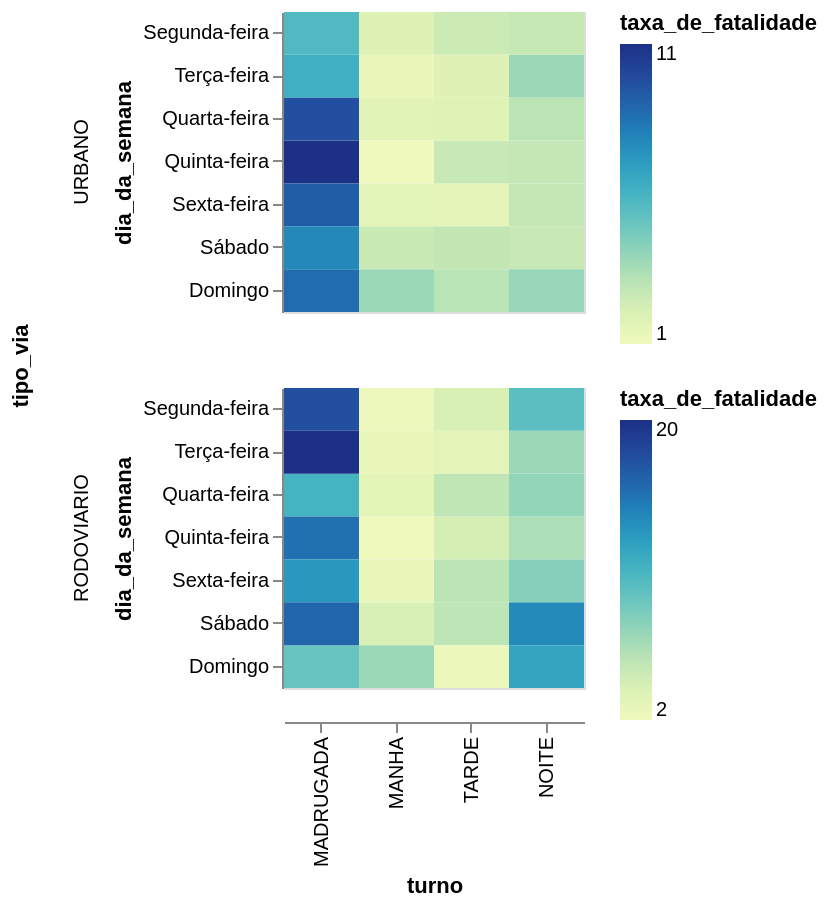

The notebook cell saved with this chart:
### Code cell
df_sinistros \
    .with_columns((pl.when(pl.col('sinistro_fatal') == 'SIM').then(1).otherwise(0)).alias('acidente_fatal')) \
    .group_by('dia_da_semana', 'turno', 'tipo_via') \
    .agg(
        (pl.sum('acidente_fatal') *100 / pl.count('acidente_fatal')).alias('taxa_de_fatalidade')
    ) \
    .plot.rect(x='turno', color='taxa_de_fatalidade', y='dia_da_semana', row='tipo_via').properties(height=150, width=150) \
        .resolve_scale(color='independent')

### Figure 1 — Vega-Lite specification as saved in the notebook (floating-point values rounded to 4 significant figures)
{"config": {"view": {"continuousWidth": 300, "continuousHeight": 300}}, "data": {"name": "data-87d34296db297f6e8cc02fd78dde1216"}, "mark": {"type": "rect", "tooltip": true}, "encoding": {"color": {"field": "taxa_de_fatalidade", "type": "quantitative"}, "row": {"field": "tipo_via", "sort": ["URBANO", "RODOVIARIO"], "type": "ordinal"}, "x": {"field": "turno", "sort": ["MADRUGADA", "MANHA", "TARDE", "NOITE"], "type": "ordinal"}, "y": {"field": "dia_da_semana", "sort": ["Segunda-feira", "Terça-feira", "Quarta-feira", "Quinta-feira", "Sexta-feira", "Sábado", "Domingo"], "type": "ordinal"}}, "height": 150, "params": [{"name": "param_1e9efca18e7a2868", "select": {"type": "interval", "encodings": ["x", "y"]}, "bind": "scales"}], "resolve": {"scale": {"color": "independent"}}, "width": 150, "$schema": "https://vega.github.io/schema/vega-lite/v6.4.1.json", "datasets": {"data-87d34296db297f6e8cc02fd78dde1216": [{"dia_da_semana": "Sexta-feira", "turno": "NOITE", "tipo_via": "URBANO", "taxa_de_fatalidade": 3.226}, {"dia_da_semana": "Segunda-feira", "turno": "MANHA", "tipo_via": "RODOVIARIO", "taxa_de_fatalidade": 2.559}, {"dia_da_semana": "Sábado", "turno": "NOITE", "tipo_via": "URBANO", "taxa_de_fatalidade": 3.07}, {"dia_da_semana": "Terça-feira", "turno": "NOITE", "tipo_via": "URBANO", "taxa_de_fatalidade": 4.192}, {"dia_da_semana": "Segunda-feira", "turno": "NOITE", "tipo_via": "URBANO", "taxa_de_fatalidade": 3.175}, {"dia_da_semana": "Quinta-feira", "turno": "MADRUGADA", "tipo_via": "URBANO", "taxa_de_fatalidade": 11.11}, {"dia_da_semana": "Quinta-feira", "turno": "MANHA", "tipo_via": "RODOVIARIO", "taxa_de_fatalidade": 2.353}, {"dia_da_semana": "Sexta-feira", "turno": "MANHA", "tipo_via": "URBANO", "taxa_de_fatalidade": 2.073}, {"dia_da_semana": "Quarta-feira", "turno": "MADRUGADA", "tipo_via": "RODOVIARIO", "taxa_de_fatalidade": 11.34}, {"dia_da_semana": "Sexta-feira", "turno": "TARDE", "tipo_via": "URBANO", "taxa_de_fatalidade": 1.959}, {"dia_da_semana": "Quinta-feira", "turno": "MADRUGADA", "tipo_via": "RODOVIARIO", "taxa_de_fatalidade": 15.83}, {"dia_da_semana": "Segunda-feira", "turno": "TARDE", "tipo_via": "URBANO", "taxa_de_fatalidade": 2.922}, {"dia_da_semana": "Segunda-feira", "turno": "MADRUGADA", "tipo_via": "RODOVIARIO", "taxa_de_fatalidade": 17.91}, {"dia_da_semana": "Sábado", "turno": "MANHA", "tipo_via": "RODOVIARIO", "taxa_de_fatalidade": 4.331}, {"dia_da_semana": "Terça-feira", "turno": "MANHA", "tipo_via": "RODOVIARIO", "taxa_de_fatalidade": 2.902}, {"dia_da_semana": "Quarta-feira", "turno": "MANHA", "tipo_via": "URBANO", "taxa_de_fatalidade": 2.155}, {"dia_da_semana": "Sábado", "turno": "TARDE", "tipo_via": "RODOVIARIO", "taxa_de_fatalidade": 5.882}, {"dia_da_semana": "Sexta-feira", "turno": "MADRUGADA", "tipo_via": "URBANO", "taxa_de_fatalidade": 9.392}, {"dia_da_semana": "Domingo", "turno": "MANHA", "tipo_via": "RODOVIARIO", "taxa_de_fatalidade": 7.429}, {"dia_da_semana": "Domingo", "turno": "MADRUGADA", "tipo_via": "URBANO", "taxa_de_fatalidade": 8.898}, {"dia_da_semana": "Terça-feira", "turno": "MADRUGADA", "tipo_via": "RODOVIARIO", "taxa_de_fatalidade": 20.24}, {"dia_da_semana": "Quarta-feira", "turno": "MANHA", "tipo_via": "RODOVIARIO", "taxa_de_fatalidade": 3.316}, {"dia_da_semana": "Terça-feira", "turno": "MANHA", "tipo_via": "URBANO", "taxa_de_fatalidade": 1.77}, {"dia_da_semana": "Domingo", "turno": "NOITE", "tipo_via": "URBANO", "taxa_de_fatalidade": 4.304}, {"dia_da_semana": "Quinta-feira", "turno": "MANHA", "tipo_via": "URBANO", "taxa_de_fatalidade": 1.493}, {"dia_da_semana": "Quinta-feira", "turno": "NOITE", "tipo_via": "URBANO", "taxa_de_fatalidade": 3.221}, {"dia_da_semana": "Quinta-feira", "turno": "TARDE", "tipo_via": "URBANO", "taxa_de_fatalidade": 3.06}, {"dia_da_semana": "Segunda-feira", "turno": "MANHA", "tipo_via": "URBANO", "taxa_de_fatalidade": 2.296}, {"dia_da_semana": "Sábado", "turno": "NOITE", "tipo_via": "RODOVIARIO", "taxa_de_fatalidade": 14.33}, {"dia_da_semana": "Terça-feira", "turno": "MADRUGADA", "tipo_via": "URBANO", "taxa_de_fatalidade": 6.504}, {"dia_da_semana": "Quinta-feira", "turno": "NOITE", "tipo_via": "RODOVIARIO", "taxa_de_fatalidade": 6.667}, {"dia_da_semana": "Terça-feira", "turno": "NOITE", "tipo_via": "RODOVIARIO", "taxa_de_fatalidade": 7.358}, {"dia_da_semana": "Segunda-feira", "turno": "NOITE", "tipo_via": "RODOVIARIO", "taxa_de_fatalidade": 10.2}, {"dia_da_semana": "Terça-feira", "turno": "TARDE", "tipo_via": "RODOVIARIO", "taxa_de_fatalidade": 3.378}, {"dia_da_semana": "Domingo", "turno": "TARDE", "tipo_via": "URBANO", "taxa_de_fatalidade": 3.503}, {"dia_da_semana": "Segunda-feira", "turno": "MADRUGADA", "tipo_via": "URBANO", "taxa_de_fatalidade": 5.991}, {"dia_da_semana": "Domingo", "turno": "MADRUGADA", "tipo_via": "RODOVIARIO", "taxa_de_fatalidade": 9.565}, {"dia_da_semana": "Terça-feira", "turno": "TARDE", "tipo_via": "URBANO", "taxa_de_fatalidade": 2.326}, {"dia_da_semana": "Sexta-feira", "turno": "MADRUGADA", "tipo_via": "RODOVIARIO", "taxa_de_fatalidade": 13.51}, {"dia_da_semana": "Sexta-feira", "turno": "MANHA", "tipo_via": "RODOVIARIO", "taxa_de_fatalidade": 2.83}, {"dia_da_semana": "Domingo", "turno": "TARDE", "tipo_via": "RODOVIARIO", "taxa_de_fatalidade": 2.747}, {"dia_da_semana": "Quinta-feira", "turno": "TARDE", "tipo_via": "RODOVIARIO", "taxa_de_fatalidade": 4.528}, {"dia_da_semana": "Sexta-feira", "turno": "NOITE", "tipo_via": "RODOVIARIO", "taxa_de_fatalidade": 8.333}, {"dia_da_semana": "Quarta-feira", "turno": "TARDE", "tipo_via": "RODOVIARIO", "taxa_de_fatalidade": 5.755}, {"dia_da_semana": "Quarta-feira", "turno": "MADRUGADA", "tipo_via": "URBANO", "taxa_de_fatalidade": 9.859}, {"dia_da_semana": "Quarta-feira", "turno": "NOITE", "tipo_via": "URBANO", "taxa_de_fatalidade": 3.453}, {"dia_da_semana": "Quarta-feira", "turno": "NOITE", "tipo_via": "RODOVIARIO", "taxa_de_fatalidade": 7.77}, {"dia_da_semana": "Quarta-feira", "turno": "TARDE", "tipo_via": "URBANO", "taxa_de_fatalidade": 2.209}, {"dia_da_semana": "Sábado", "turno": "MADRUGADA", "tipo_via": "URBANO", "taxa_de_fatalidade": 7.977}, {"dia_da_semana": "Sábado", "turno": "MADRUGADA", "tipo_via": "RODOVIARIO", "taxa_de_fatalidade": 16.48}, {"dia_da_semana": "Sexta-feira", "turno": "TARDE", "tipo_via": "RODOVIARIO", "taxa_de_fatalidade": 5.97}, {"dia_da_semana": "Domingo", "turno": "NOITE", "tipo_via": "RODOVIARIO", "taxa_de_fatalidade": 12.54}, {"dia_da_semana": "Segunda-feira", "turno": "TARDE", "tipo_via": "RODOVIARIO", "taxa_de_fatalidade": 4.24}, {"dia_da_semana": "Sábado", "turno": "TARDE", "tipo_via": "URBANO", "taxa_de_fatalidade": 3.249}, {"dia_da_semana": "Sábado", "turno": "MANHA", "tipo_via": "URBANO", "taxa_de_fatalidade": 3.04}, {"dia_da_semana": "Domingo", "turno": "MANHA", "tipo_via": "URBANO", "taxa_de_fatalidade": 4.208}]}}
